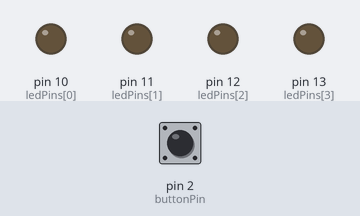
This sketch was run on a simulated Arduino Uno, built with avr-gcc and run on an emulated ATmega328P. Shown: output pins drawn as LEDs (lit = HIGH). Dashed ring = blinking. The test bench sets the inputs (shaded band); at power-on: pin 2 (buttonPin) LOW.

Above: at 1.2 s.
1.3 s: pin 2 (buttonPin) pulled HIGH for 0.15 s
At 1.46 s:
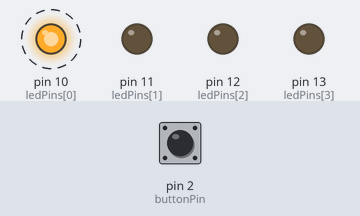
4.3 s: pin 2 (buttonPin) pulled HIGH for 1 s
At 4.76 s:
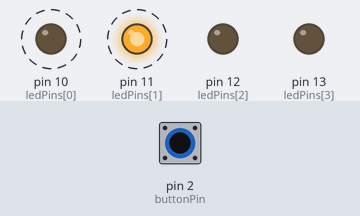
7.9 s: pin 2 (buttonPin) pulled HIGH for 3.2 s
At 9.2 s:
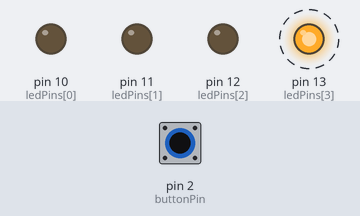
Timing chart, 0 to 14.2 s (numbered marks = the images above; inputs shaded):
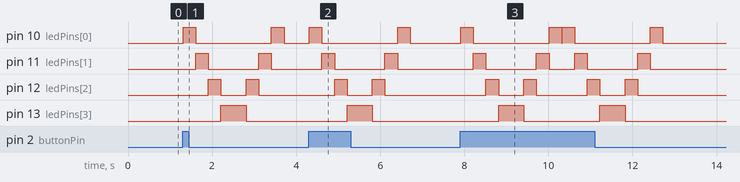

Measured:
- after the input at 1.3 s, pin 10 (ledPins[0]): alternates HIGH for 0.30 s and LOW for 1.8 s, starting at once; pin 11 (ledPins[1]): alternates HIGH for 0.30 s and LOW for 1.2 s, starting after 0.31 s
- after the input at 4.3 s, pin 10 (ledPins[0]): alternates HIGH for 0.30 s and LOW for 1.8 s, starting at once; pin 11 (ledPins[1]): alternates HIGH for 0.30 s and LOW for 1.2 s, starting after 0.31 s
- after the input at 7.9 s, pin 11 (ledPins[1]): LOW → HIGH after 0.31 s, → LOW 0.30 s later, → HIGH 1.2 s later, → LOW 0.30 s later, … (8 changes in this stretch); pin 12 (ledPins[2]): LOW → HIGH after 0.61 s, → LOW 0.30 s later, → HIGH 0.60 s later, → LOW 0.30 s later, … (8 changes in this stretch)

The sketch:

SS6_Front_to_Back.ino
```cpp
const int buttonPin = 2;
//const int LED =  10;
//const int LED1 =  11;
//const int LED2 =  12;
//const int LED3 =  13;
int ledPins[] = {10,11,12,13};

int buttonState = 0;


// setup runs once at startup
void setup() {
  int index;
  pinMode(buttonPin, INPUT);

   for(index = 0; index <= 3; index++)
  {
    pinMode(ledPins[index],OUTPUT);

  }
}


void loop() {
  buttonState = digitalRead(buttonPin);
  delay (10);

  // conditional statement
  if (buttonState == HIGH) {

    back_to_front();

  } else {
    digitalWrite(ledPins, LOW);
  }
}

void back_to_front()
{
  int index;
  int delayTime = 300;

  for(index = 0; index <= 3; index++)
  {
    digitalWrite(ledPins[index], HIGH);
    delay(delayTime);
    digitalWrite(ledPins[index], LOW);
  }


  for(index = 3; index >= 0; index--)
  {
    digitalWrite(ledPins[index], HIGH);
    delay(delayTime);
    digitalWrite(ledPins[index], LOW);
  }
}
```
